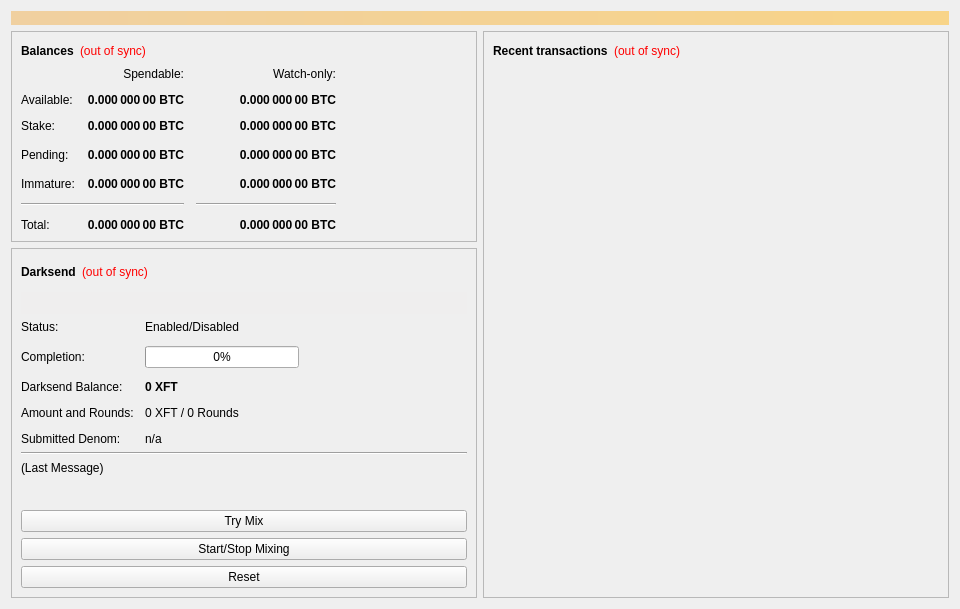
<?xml version="1.0" encoding="UTF-8"?>
<ui version="4.0">
 <class>OverviewPage</class>
 <widget class="QWidget" name="OverviewPage">
  <property name="geometry">
   <rect>
    <x>0</x>
    <y>0</y>
    <width>960</width>
    <height>594</height>
   </rect>
  </property>
  <property name="minimumSize">
   <size>
    <width>960</width>
    <height>0</height>
   </size>
  </property>
  <property name="windowTitle">
   <string>Form</string>
  </property>
  <layout class="QVBoxLayout" name="topLayout">
   <item>
    <widget class="QLabel" name="labelAlerts">
     <property name="visible">
      <bool>false</bool>
     </property>
     <property name="styleSheet">
      <string notr="true">background-color: qlineargradient(x1: 0, y1: 0, x2: 1, y2: 0, stop:0 #F0D0A0, stop:1 #F8D488); color:#000000;</string>
     </property>
     <property name="wordWrap">
      <bool>true</bool>
     </property>
     <property name="margin">
      <number>3</number>
     </property>
    </widget>
   </item>
   <item>
    <layout class="QHBoxLayout" name="horizontalLayout" stretch="1,1">
     <item>
      <layout class="QVBoxLayout" name="verticalLayout_2">
       <item>
        <widget class="QFrame" name="frame">
         <property name="frameShape">
          <enum>QFrame::StyledPanel</enum>
         </property>
         <property name="frameShadow">
          <enum>QFrame::Raised</enum>
         </property>
         <layout class="QVBoxLayout" name="verticalLayout_4">
          <item>
           <layout class="QHBoxLayout" name="horizontalLayout_4">
            <item>
             <widget class="QLabel" name="label_5">
              <property name="font">
               <font>
                <weight>75</weight>
                <bold>true</bold>
               </font>
              </property>
              <property name="text">
               <string>Balances</string>
              </property>
             </widget>
            </item>
            <item>
             <widget class="QLabel" name="labelWalletStatus">
              <property name="cursor">
               <cursorShape>WhatsThisCursor</cursorShape>
              </property>
              <property name="toolTip">
               <string>The displayed information may be out of date. Your wallet automatically synchronizes with the FootyCash network after a connection is established, but this process has not completed yet.</string>
              </property>
              <property name="styleSheet">
               <string notr="true">QLabel { color: red; }</string>
              </property>
              <property name="text">
               <string notr="true">(out of sync)</string>
              </property>
              <property name="alignment">
               <set>Qt::AlignLeading|Qt::AlignLeft|Qt::AlignVCenter</set>
              </property>
             </widget>
            </item>
            <item>
             <spacer name="horizontalSpacer_3">
              <property name="orientation">
               <enum>Qt::Horizontal</enum>
              </property>
              <property name="sizeHint" stdset="0">
               <size>
                <width>40</width>
                <height>20</height>
               </size>
              </property>
             </spacer>
            </item>
           </layout>
          </item>
          <item>
           <layout class="QGridLayout" name="gridLayout">
            <property name="spacing">
             <number>12</number>
            </property>
            <item row="3" column="2">
             <widget class="QLabel" name="labelWatchPending">
              <property name="font">
               <font>
                <weight>75</weight>
                <bold>true</bold>
               </font>
              </property>
              <property name="cursor">
               <cursorShape>IBeamCursor</cursorShape>
              </property>
              <property name="toolTip">
               <string>Unconfirmed transactions to watch-only addresses</string>
              </property>
              <property name="text">
               <string notr="true">0.000 000 00 BTC</string>
              </property>
              <property name="alignment">
               <set>Qt::AlignRight|Qt::AlignTrailing|Qt::AlignVCenter</set>
              </property>
              <property name="textInteractionFlags">
               <set>Qt::LinksAccessibleByMouse|Qt::TextSelectableByKeyboard|Qt::TextSelectableByMouse</set>
              </property>
             </widget>
            </item>
            <item row="3" column="1">
             <widget class="QLabel" name="labelUnconfirmed">
              <property name="font">
               <font>
                <weight>75</weight>
                <bold>true</bold>
               </font>
              </property>
              <property name="cursor">
               <cursorShape>IBeamCursor</cursorShape>
              </property>
              <property name="toolTip">
               <string>Total of transactions that have yet to be confirmed, and do not yet count toward the spendable balance</string>
              </property>
              <property name="text">
               <string notr="true">0.000 000 00 BTC</string>
              </property>
              <property name="alignment">
               <set>Qt::AlignRight|Qt::AlignTrailing|Qt::AlignVCenter</set>
              </property>
              <property name="textInteractionFlags">
               <set>Qt::LinksAccessibleByMouse|Qt::TextSelectableByKeyboard|Qt::TextSelectableByMouse</set>
              </property>
             </widget>
            </item>
            <item row="4" column="2">
             <widget class="QLabel" name="labelWatchImmature">
              <property name="font">
               <font>
                <weight>75</weight>
                <bold>true</bold>
               </font>
              </property>
              <property name="cursor">
               <cursorShape>IBeamCursor</cursorShape>
              </property>
              <property name="toolTip">
               <string>Mined balance in watch-only addresses that has not yet matured</string>
              </property>
              <property name="text">
               <string notr="true">0.000 000 00 BTC</string>
              </property>
              <property name="alignment">
               <set>Qt::AlignRight|Qt::AlignTrailing|Qt::AlignVCenter</set>
              </property>
              <property name="textInteractionFlags">
               <set>Qt::LinksAccessibleByMouse|Qt::TextSelectableByKeyboard|Qt::TextSelectableByMouse</set>
              </property>
             </widget>
            </item>
            <item row="5" column="0" colspan="2">
             <widget class="Line" name="lineSpendableBalance">
              <property name="orientation">
               <enum>Qt::Horizontal</enum>
              </property>
             </widget>
            </item>
            <item row="5" column="2">
             <widget class="Line" name="lineWatchBalance">
              <property name="sizePolicy">
               <sizepolicy hsizetype="Preferred" vsizetype="Fixed">
                <horstretch>0</horstretch>
                <verstretch>0</verstretch>
               </sizepolicy>
              </property>
              <property name="minimumSize">
               <size>
                <width>140</width>
                <height>0</height>
               </size>
              </property>
              <property name="orientation">
               <enum>Qt::Horizontal</enum>
              </property>
             </widget>
            </item>
            <item row="6" column="0">
             <widget class="QLabel" name="labelTotalText">
              <property name="text">
               <string>Total:</string>
              </property>
             </widget>
            </item>
            <item row="4" column="1">
             <widget class="QLabel" name="labelImmature">
              <property name="font">
               <font>
                <weight>75</weight>
                <bold>true</bold>
               </font>
              </property>
              <property name="cursor">
               <cursorShape>IBeamCursor</cursorShape>
              </property>
              <property name="toolTip">
               <string>Mined balance that has not yet matured</string>
              </property>
              <property name="text">
               <string notr="true">0.000 000 00 BTC</string>
              </property>
              <property name="alignment">
               <set>Qt::AlignRight|Qt::AlignTrailing|Qt::AlignVCenter</set>
              </property>
              <property name="textInteractionFlags">
               <set>Qt::LinksAccessibleByMouse|Qt::TextSelectableByKeyboard|Qt::TextSelectableByMouse</set>
              </property>
             </widget>
            </item>
            <item row="3" column="3">
             <spacer name="horizontalSpacer_2">
              <property name="orientation">
               <enum>Qt::Horizontal</enum>
              </property>
              <property name="sizeHint" stdset="0">
               <size>
                <width>40</width>
                <height>20</height>
               </size>
              </property>
             </spacer>
            </item>
            <item row="4" column="0">
             <widget class="QLabel" name="labelImmatureText">
              <property name="text">
               <string>Immature:</string>
              </property>
             </widget>
            </item>
            <item row="6" column="1">
             <widget class="QLabel" name="labelTotal">
              <property name="font">
               <font>
                <weight>75</weight>
                <bold>true</bold>
               </font>
              </property>
              <property name="cursor">
               <cursorShape>IBeamCursor</cursorShape>
              </property>
              <property name="toolTip">
               <string>Your current total balance</string>
              </property>
              <property name="text">
               <string notr="true">0.000 000 00 BTC</string>
              </property>
              <property name="alignment">
               <set>Qt::AlignRight|Qt::AlignTrailing|Qt::AlignVCenter</set>
              </property>
              <property name="textInteractionFlags">
               <set>Qt::LinksAccessibleByMouse|Qt::TextSelectableByKeyboard|Qt::TextSelectableByMouse</set>
              </property>
             </widget>
            </item>
            <item row="6" column="2">
             <widget class="QLabel" name="labelWatchTotal">
              <property name="font">
               <font>
                <weight>75</weight>
                <bold>true</bold>
               </font>
              </property>
              <property name="cursor">
               <cursorShape>IBeamCursor</cursorShape>
              </property>
              <property name="toolTip">
               <string>Current total balance in watch-only addresses</string>
              </property>
              <property name="text">
               <string notr="true">0.000 000 00 BTC</string>
              </property>
              <property name="alignment">
               <set>Qt::AlignRight|Qt::AlignTrailing|Qt::AlignVCenter</set>
              </property>
              <property name="textInteractionFlags">
               <set>Qt::LinksAccessibleByMouse|Qt::TextSelectableByKeyboard|Qt::TextSelectableByMouse</set>
              </property>
             </widget>
            </item>
            <item row="0" column="2">
             <widget class="QLabel" name="labelWatchonly">
              <property name="text">
               <string>Watch-only:</string>
              </property>
              <property name="alignment">
               <set>Qt::AlignRight|Qt::AlignTrailing|Qt::AlignVCenter</set>
              </property>
             </widget>
            </item>
            <item row="1" column="0">
             <widget class="QLabel" name="labelBalanceText">
              <property name="text">
               <string>Available:</string>
              </property>
             </widget>
            </item>
            <item row="1" column="1">
             <widget class="QLabel" name="labelBalance">
              <property name="font">
               <font>
                <weight>75</weight>
                <bold>true</bold>
               </font>
              </property>
              <property name="cursor">
               <cursorShape>IBeamCursor</cursorShape>
              </property>
              <property name="toolTip">
               <string>Your current spendable balance</string>
              </property>
              <property name="text">
               <string notr="true">0.000 000 00 BTC</string>
              </property>
              <property name="alignment">
               <set>Qt::AlignRight|Qt::AlignTrailing|Qt::AlignVCenter</set>
              </property>
              <property name="textInteractionFlags">
               <set>Qt::LinksAccessibleByMouse|Qt::TextSelectableByKeyboard|Qt::TextSelectableByMouse</set>
              </property>
             </widget>
            </item>
            <item row="2" column="0">
             <widget class="QLabel" name="label_10">
              <property name="text">
               <string>Stake:</string>
              </property>
             </widget>
            </item>
            <item row="2" column="1">
             <widget class="QLabel" name="labelStake">
              <property name="font">
               <font>
                <weight>75</weight>
                <bold>true</bold>
               </font>
              </property>
              <property name="cursor">
               <cursorShape>IBeamCursor</cursorShape>
              </property>
              <property name="toolTip">
               <string>Total of coins that was staked, and do not yet count toward the current balance</string>
              </property>
              <property name="text">
               <string notr="true">0.000 000 00 BTC</string>
              </property>
              <property name="alignment">
               <set>Qt::AlignRight|Qt::AlignTrailing|Qt::AlignVCenter</set>
              </property>
              <property name="textInteractionFlags">
               <set>Qt::LinksAccessibleByMouse|Qt::TextSelectableByKeyboard|Qt::TextSelectableByMouse</set>
              </property>
             </widget>
            </item>
            <item row="2" column="2">
             <widget class="QLabel" name="labelWatchStake">
              <property name="font">
               <font>
                <weight>75</weight>
                <bold>true</bold>
               </font>
              </property>
              <property name="cursor">
               <cursorShape>IBeamCursor</cursorShape>
              </property>
              <property name="toolTip">
               <string>Total of coins that was staked in watch-only addresses, and do not yet count toward the current watch-only balance</string>
              </property>
              <property name="text">
               <string notr="true">0.000 000 00 BTC</string>
              </property>
              <property name="alignment">
               <set>Qt::AlignRight|Qt::AlignTrailing|Qt::AlignVCenter</set>
              </property>
              <property name="textInteractionFlags">
               <set>Qt::LinksAccessibleByMouse|Qt::TextSelectableByKeyboard|Qt::TextSelectableByMouse</set>
              </property>
             </widget>
            </item>
            <item row="1" column="2">
             <widget class="QLabel" name="labelWatchAvailable">
              <property name="font">
               <font>
                <weight>75</weight>
                <bold>true</bold>
               </font>
              </property>
              <property name="cursor">
               <cursorShape>IBeamCursor</cursorShape>
              </property>
              <property name="toolTip">
               <string>Your current balance in watch-only addresses</string>
              </property>
              <property name="text">
               <string notr="true">0.000 000 00 BTC</string>
              </property>
              <property name="alignment">
               <set>Qt::AlignRight|Qt::AlignTrailing|Qt::AlignVCenter</set>
              </property>
              <property name="textInteractionFlags">
               <set>Qt::LinksAccessibleByMouse|Qt::TextSelectableByKeyboard|Qt::TextSelectableByMouse</set>
              </property>
             </widget>
            </item>
            <item row="3" column="0">
             <widget class="QLabel" name="labelPendingText">
              <property name="text">
               <string>Pending:</string>
              </property>
             </widget>
            </item>
            <item row="0" column="1">
             <widget class="QLabel" name="labelSpendable">
              <property name="text">
               <string>Spendable:</string>
              </property>
              <property name="alignment">
               <set>Qt::AlignRight|Qt::AlignTrailing|Qt::AlignVCenter</set>
              </property>
             </widget>
            </item>
           </layout>
          </item>
         </layout>
        </widget>
       </item>
       <item>
        <widget class="QFrame" name="frameDarksend">
         <property name="sizePolicy">
          <sizepolicy hsizetype="Expanding" vsizetype="Expanding">
           <horstretch>0</horstretch>
           <verstretch>0</verstretch>
          </sizepolicy>
         </property>
         <property name="minimumSize">
          <size>
           <width>0</width>
           <height>350</height>
          </size>
         </property>
         <property name="layoutDirection">
          <enum>Qt::LeftToRight</enum>
         </property>
         <property name="frameShape">
          <enum>QFrame::StyledPanel</enum>
         </property>
         <property name="frameShadow">
          <enum>QFrame::Raised</enum>
         </property>
         <layout class="QVBoxLayout" name="verticalLayout_5">
          <item>
           <layout class="QHBoxLayout" name="horizontalLayout_5">
            <item>
             <widget class="QLabel" name="label_2">
              <property name="font">
               <font>
                <weight>75</weight>
                <bold>true</bold>
               </font>
              </property>
              <property name="text">
               <string>Darksend</string>
              </property>
             </widget>
            </item>
            <item>
             <widget class="QLabel" name="labelDarksendSyncStatus">
              <property name="toolTip">
               <string>The displayed information may be out of date. Your wallet automatically synchronizes with the FootyCash network after a connection is established, but this process has not completed yet.</string>
              </property>
              <property name="styleSheet">
               <string notr="true">QLabel { color: red; }</string>
              </property>
              <property name="text">
               <string notr="true">(out of sync)</string>
              </property>
              <property name="alignment">
               <set>Qt::AlignLeading|Qt::AlignLeft|Qt::AlignVCenter</set>
              </property>
             </widget>
            </item>
            <item>
             <spacer name="horizontalSpacer_4">
              <property name="orientation">
               <enum>Qt::Horizontal</enum>
              </property>
              <property name="sizeHint" stdset="0">
               <size>
                <width>40</width>
                <height>20</height>
               </size>
              </property>
             </spacer>
            </item>
           </layout>
          </item>
          <item>
           <widget class="QPushButton" name="runAutoDenom">
            <property name="palette">
             <palette>
              <active>
               <colorrole role="WindowText">
                <brush brushstyle="SolidPattern">
                 <color alpha="255">
                  <red>0</red>
                  <green>0</green>
                  <blue>0</blue>
                 </color>
                </brush>
               </colorrole>
               <colorrole role="Button">
                <brush brushstyle="SolidPattern">
                 <color alpha="255">
                  <red>239</red>
                  <green>238</green>
                  <blue>238</blue>
                 </color>
                </brush>
               </colorrole>
               <colorrole role="Light">
                <brush brushstyle="SolidPattern">
                 <color alpha="255">
                  <red>255</red>
                  <green>255</green>
                  <blue>255</blue>
                 </color>
                </brush>
               </colorrole>
               <colorrole role="Midlight">
                <brush brushstyle="SolidPattern">
                 <color alpha="255">
                  <red>247</red>
                  <green>246</green>
                  <blue>246</blue>
                 </color>
                </brush>
               </colorrole>
               <colorrole role="Dark">
                <brush brushstyle="SolidPattern">
                 <color alpha="255">
                  <red>119</red>
                  <green>119</green>
                  <blue>119</blue>
                 </color>
                </brush>
               </colorrole>
               <colorrole role="Mid">
                <brush brushstyle="SolidPattern">
                 <color alpha="255">
                  <red>159</red>
                  <green>159</green>
                  <blue>159</blue>
                 </color>
                </brush>
               </colorrole>
               <colorrole role="Text">
                <brush brushstyle="SolidPattern">
                 <color alpha="255">
                  <red>0</red>
                  <green>0</green>
                  <blue>0</blue>
                 </color>
                </brush>
               </colorrole>
               <colorrole role="BrightText">
                <brush brushstyle="SolidPattern">
                 <color alpha="255">
                  <red>255</red>
                  <green>255</green>
                  <blue>255</blue>
                 </color>
                </brush>
               </colorrole>
               <colorrole role="ButtonText">
                <brush brushstyle="SolidPattern">
                 <color alpha="255">
                  <red>0</red>
                  <green>0</green>
                  <blue>0</blue>
                 </color>
                </brush>
               </colorrole>
               <colorrole role="Base">
                <brush brushstyle="SolidPattern">
                 <color alpha="255">
                  <red>255</red>
                  <green>255</green>
                  <blue>255</blue>
                 </color>
                </brush>
               </colorrole>
               <colorrole role="Window">
                <brush brushstyle="SolidPattern">
                 <color alpha="255">
                  <red>239</red>
                  <green>238</green>
                  <blue>238</blue>
                 </color>
                </brush>
               </colorrole>
               <colorrole role="Shadow">
                <brush brushstyle="SolidPattern">
                 <color alpha="255">
                  <red>0</red>
                  <green>0</green>
                  <blue>0</blue>
                 </color>
                </brush>
               </colorrole>
               <colorrole role="AlternateBase">
                <brush brushstyle="SolidPattern">
                 <color alpha="255">
                  <red>247</red>
                  <green>246</green>
                  <blue>246</blue>
                 </color>
                </brush>
               </colorrole>
               <colorrole role="ToolTipBase">
                <brush brushstyle="SolidPattern">
                 <color alpha="255">
                  <red>255</red>
                  <green>255</green>
                  <blue>220</blue>
                 </color>
                </brush>
               </colorrole>
               <colorrole role="ToolTipText">
                <brush brushstyle="SolidPattern">
                 <color alpha="255">
                  <red>0</red>
                  <green>0</green>
                  <blue>0</blue>
                 </color>
                </brush>
               </colorrole>
              </active>
              <inactive>
               <colorrole role="WindowText">
                <brush brushstyle="SolidPattern">
                 <color alpha="255">
                  <red>0</red>
                  <green>0</green>
                  <blue>0</blue>
                 </color>
                </brush>
               </colorrole>
               <colorrole role="Button">
                <brush brushstyle="SolidPattern">
                 <color alpha="255">
                  <red>239</red>
                  <green>238</green>
                  <blue>238</blue>
                 </color>
                </brush>
               </colorrole>
               <colorrole role="Light">
                <brush brushstyle="SolidPattern">
                 <color alpha="255">
                  <red>255</red>
                  <green>255</green>
                  <blue>255</blue>
                 </color>
                </brush>
               </colorrole>
               <colorrole role="Midlight">
                <brush brushstyle="SolidPattern">
                 <color alpha="255">
                  <red>247</red>
                  <green>246</green>
                  <blue>246</blue>
                 </color>
                </brush>
               </colorrole>
               <colorrole role="Dark">
                <brush brushstyle="SolidPattern">
                 <color alpha="255">
                  <red>119</red>
                  <green>119</green>
                  <blue>119</blue>
                 </color>
                </brush>
               </colorrole>
               <colorrole role="Mid">
                <brush brushstyle="SolidPattern">
                 <color alpha="255">
                  <red>159</red>
                  <green>159</green>
                  <blue>159</blue>
                 </color>
                </brush>
               </colorrole>
               <colorrole role="Text">
                <brush brushstyle="SolidPattern">
                 <color alpha="255">
                  <red>0</red>
                  <green>0</green>
                  <blue>0</blue>
                 </color>
                </brush>
               </colorrole>
               <colorrole role="BrightText">
                <brush brushstyle="SolidPattern">
                 <color alpha="255">
                  <red>255</red>
                  <green>255</green>
                  <blue>255</blue>
                 </color>
                </brush>
               </colorrole>
               <colorrole role="ButtonText">
                <brush brushstyle="SolidPattern">
                 <color alpha="255">
                  <red>0</red>
                  <green>0</green>
                  <blue>0</blue>
                 </color>
                </brush>
               </colorrole>
               <colorrole role="Base">
                <brush brushstyle="SolidPattern">
                 <color alpha="255">
                  <red>255</red>
                  <green>255</green>
                  <blue>255</blue>
                 </color>
                </brush>
               </colorrole>
               <colorrole role="Window">
                <brush brushstyle="SolidPattern">
                 <color alpha="255">
                  <red>239</red>
                  <green>238</green>
                  <blue>238</blue>
                 </color>
                </brush>
               </colorrole>
               <colorrole role="Shadow">
                <brush brushstyle="SolidPattern">
                 <color alpha="255">
                  <red>0</red>
                  <green>0</green>
                  <blue>0</blue>
                 </color>
                </brush>
               </colorrole>
               <colorrole role="AlternateBase">
                <brush brushstyle="SolidPattern">
                 <color alpha="255">
                  <red>247</red>
                  <green>246</green>
                  <blue>246</blue>
                 </color>
                </brush>
               </colorrole>
               <colorrole role="ToolTipBase">
                <brush brushstyle="SolidPattern">
                 <color alpha="255">
                  <red>255</red>
                  <green>255</green>
                  <blue>220</blue>
                 </color>
                </brush>
               </colorrole>
               <colorrole role="ToolTipText">
                <brush brushstyle="SolidPattern">
                 <color alpha="255">
                  <red>0</red>
                  <green>0</green>
                  <blue>0</blue>
                 </color>
                </brush>
               </colorrole>
              </inactive>
              <disabled>
               <colorrole role="WindowText">
                <brush brushstyle="SolidPattern">
                 <color alpha="255">
                  <red>119</red>
                  <green>119</green>
                  <blue>119</blue>
                 </color>
                </brush>
               </colorrole>
               <colorrole role="Button">
                <brush brushstyle="SolidPattern">
                 <color alpha="255">
                  <red>239</red>
                  <green>238</green>
                  <blue>238</blue>
                 </color>
                </brush>
               </colorrole>
               <colorrole role="Light">
                <brush brushstyle="SolidPattern">
                 <color alpha="255">
                  <red>255</red>
                  <green>255</green>
                  <blue>255</blue>
                 </color>
                </brush>
               </colorrole>
               <colorrole role="Midlight">
                <brush brushstyle="SolidPattern">
                 <color alpha="255">
                  <red>247</red>
                  <green>246</green>
                  <blue>246</blue>
                 </color>
                </brush>
               </colorrole>
               <colorrole role="Dark">
                <brush brushstyle="SolidPattern">
                 <color alpha="255">
                  <red>119</red>
                  <green>119</green>
                  <blue>119</blue>
                 </color>
                </brush>
               </colorrole>
               <colorrole role="Mid">
                <brush brushstyle="SolidPattern">
                 <color alpha="255">
                  <red>159</red>
                  <green>159</green>
                  <blue>159</blue>
                 </color>
                </brush>
               </colorrole>
               <colorrole role="Text">
                <brush brushstyle="SolidPattern">
                 <color alpha="255">
                  <red>119</red>
                  <green>119</green>
                  <blue>119</blue>
                 </color>
                </brush>
               </colorrole>
               <colorrole role="BrightText">
                <brush brushstyle="SolidPattern">
                 <color alpha="255">
                  <red>255</red>
                  <green>255</green>
                  <blue>255</blue>
                 </color>
                </brush>
               </colorrole>
               <colorrole role="ButtonText">
                <brush brushstyle="SolidPattern">
                 <color alpha="255">
                  <red>119</red>
                  <green>119</green>
                  <blue>119</blue>
                 </color>
                </brush>
               </colorrole>
               <colorrole role="Base">
                <brush brushstyle="SolidPattern">
                 <color alpha="255">
                  <red>239</red>
                  <green>238</green>
                  <blue>238</blue>
                 </color>
                </brush>
               </colorrole>
               <colorrole role="Window">
                <brush brushstyle="SolidPattern">
                 <color alpha="255">
                  <red>239</red>
                  <green>238</green>
                  <blue>238</blue>
                 </color>
                </brush>
               </colorrole>
               <colorrole role="Shadow">
                <brush brushstyle="SolidPattern">
                 <color alpha="255">
                  <red>0</red>
                  <green>0</green>
                  <blue>0</blue>
                 </color>
                </brush>
               </colorrole>
               <colorrole role="AlternateBase">
                <brush brushstyle="SolidPattern">
                 <color alpha="255">
                  <red>239</red>
                  <green>238</green>
                  <blue>238</blue>
                 </color>
                </brush>
               </colorrole>
               <colorrole role="ToolTipBase">
                <brush brushstyle="SolidPattern">
                 <color alpha="255">
                  <red>255</red>
                  <green>255</green>
                  <blue>220</blue>
                 </color>
                </brush>
               </colorrole>
               <colorrole role="ToolTipText">
                <brush brushstyle="SolidPattern">
                 <color alpha="255">
                  <red>0</red>
                  <green>0</green>
                  <blue>0</blue>
                 </color>
                </brush>
               </colorrole>
              </disabled>
             </palette>
            </property>
            <property name="focusPolicy">
             <enum>Qt::NoFocus</enum>
            </property>
            <property name="autoFillBackground">
             <bool>true</bool>
            </property>
            <property name="text">
             <string/>
            </property>
            <property name="flat">
             <bool>true</bool>
            </property>
           </widget>
          </item>
          <item>
           <layout class="QFormLayout" name="formLayout">
            <property name="fieldGrowthPolicy">
             <enum>QFormLayout::AllNonFixedFieldsGrow</enum>
            </property>
            <property name="horizontalSpacing">
             <number>11</number>
            </property>
            <property name="verticalSpacing">
             <number>12</number>
            </property>
            <item row="0" column="0">
             <widget class="QLabel" name="label_6">
              <property name="text">
               <string>Status:</string>
              </property>
             </widget>
            </item>
            <item row="1" column="0">
             <widget class="QLabel" name="label_7">
              <property name="text">
               <string>Completion:</string>
              </property>
             </widget>
            </item>
            <item row="1" column="1">
             <widget class="QProgressBar" name="darksendProgress">
              <property name="maximumSize">
               <size>
                <width>154</width>
                <height>16777215</height>
               </size>
              </property>
              <property name="value">
               <number>0</number>
              </property>
             </widget>
            </item>
            <item row="3" column="0">
             <widget class="QLabel" name="labelAnonymizedText">
              <property name="text">
               <string>Darksend Balance:</string>
              </property>
             </widget>
            </item>
            <item row="3" column="1">
             <widget class="QLabel" name="labelAnonymized">
              <property name="font">
               <font>
                <weight>75</weight>
                <bold>true</bold>
               </font>
              </property>
              <property name="text">
               <string notr="true">0 XFT</string>
              </property>
             </widget>
            </item>
            <item row="4" column="0">
             <widget class="QLabel" name="label_8">
              <property name="text">
               <string>Amount and Rounds:</string>
              </property>
             </widget>
            </item>
            <item row="4" column="1">
             <widget class="QLabel" name="labelAmountRounds">
              <property name="text">
               <string>0 XFT / 0 Rounds</string>
              </property>
             </widget>
            </item>
            <item row="5" column="0">
             <widget class="QLabel" name="label_9">
              <property name="text">
               <string>Submitted Denom:</string>
              </property>
             </widget>
            </item>
            <item row="5" column="1">
             <widget class="QLabel" name="labelSubmittedDenom">
              <property name="toolTip">
               <string>The denominations you submitted to the Masternode.&lt;br&gt;To mix, other users must submit the exact same denominations.</string>
              </property>
              <property name="text">
               <string>n/a</string>
              </property>
             </widget>
            </item>
            <item row="0" column="1">
             <widget class="QLabel" name="darksendEnabled">
              <property name="text">
               <string>Enabled/Disabled</string>
              </property>
             </widget>
            </item>
           </layout>
          </item>
          <item>
           <widget class="Line" name="lineLastMessage">
            <property name="orientation">
             <enum>Qt::Horizontal</enum>
            </property>
           </widget>
          </item>
          <item>
           <widget class="QLabel" name="darksendStatus">
            <property name="minimumSize">
             <size>
              <width>288</width>
              <height>43</height>
             </size>
            </property>
            <property name="text">
             <string>(Last Message)</string>
            </property>
            <property name="alignment">
             <set>Qt::AlignLeading|Qt::AlignLeft|Qt::AlignTop</set>
            </property>
            <property name="wordWrap">
             <bool>true</bool>
            </property>
           </widget>
          </item>
          <item>
           <widget class="QPushButton" name="darksendAuto">
            <property name="sizePolicy">
             <sizepolicy hsizetype="MinimumExpanding" vsizetype="Fixed">
              <horstretch>0</horstretch>
              <verstretch>0</verstretch>
             </sizepolicy>
            </property>
            <property name="toolTip">
             <string>Try to manually submit a Darksend request.</string>
            </property>
            <property name="text">
             <string>Try Mix</string>
            </property>
           </widget>
          </item>
          <item>
           <widget class="QPushButton" name="toggleDarksend">
            <property name="sizePolicy">
             <sizepolicy hsizetype="MinimumExpanding" vsizetype="Fixed">
              <horstretch>0</horstretch>
              <verstretch>0</verstretch>
             </sizepolicy>
            </property>
            <property name="text">
             <string>Start/Stop Mixing</string>
            </property>
           </widget>
          </item>
          <item>
           <widget class="QPushButton" name="darksendReset">
            <property name="sizePolicy">
             <sizepolicy hsizetype="MinimumExpanding" vsizetype="Fixed">
              <horstretch>0</horstretch>
              <verstretch>0</verstretch>
             </sizepolicy>
            </property>
            <property name="toolTip">
             <string>Reset the current status of Darksend (can interrupt Darksend if it's in the process of Mixing, which can cost you money!)</string>
            </property>
            <property name="autoFillBackground">
             <bool>false</bool>
            </property>
            <property name="text">
             <string>Reset</string>
            </property>
           </widget>
          </item>
         </layout>
        </widget>
       </item>
       <item>
        <spacer name="verticalSpacer">
         <property name="orientation">
          <enum>Qt::Vertical</enum>
         </property>
         <property name="sizeHint" stdset="0">
          <size>
           <width>20</width>
           <height>40</height>
          </size>
         </property>
        </spacer>
       </item>
      </layout>
     </item>
     <item>
      <layout class="QVBoxLayout" name="verticalLayout_3">
       <item>
        <widget class="QFrame" name="frame_2">
         <property name="frameShape">
          <enum>QFrame::StyledPanel</enum>
         </property>
         <property name="frameShadow">
          <enum>QFrame::Raised</enum>
         </property>
         <layout class="QVBoxLayout" name="verticalLayout">
          <item>
           <layout class="QHBoxLayout" name="horizontalLayout_2">
            <item>
             <widget class="QLabel" name="label_4">
              <property name="font">
               <font>
                <weight>75</weight>
                <bold>true</bold>
               </font>
              </property>
              <property name="text">
               <string>Recent transactions</string>
              </property>
             </widget>
            </item>
            <item>
             <widget class="QLabel" name="labelTransactionsStatus">
              <property name="cursor">
               <cursorShape>WhatsThisCursor</cursorShape>
              </property>
              <property name="toolTip">
               <string>The displayed information may be out of date. Your wallet automatically synchronizes with the FootyCash network after a connection is established, but this process has not completed yet.</string>
              </property>
              <property name="styleSheet">
               <string notr="true">QLabel { color: red; }</string>
              </property>
              <property name="text">
               <string notr="true">(out of sync)</string>
              </property>
              <property name="alignment">
               <set>Qt::AlignRight|Qt::AlignTrailing|Qt::AlignVCenter</set>
              </property>
             </widget>
            </item>
            <item>
             <spacer name="horizontalSpacer">
              <property name="orientation">
               <enum>Qt::Horizontal</enum>
              </property>
              <property name="sizeHint" stdset="0">
               <size>
                <width>40</width>
                <height>20</height>
               </size>
              </property>
             </spacer>
            </item>
           </layout>
          </item>
          <item>
           <widget class="QListView" name="listTransactions">
            <property name="styleSheet">
             <string notr="true">QListView { background: transparent; }</string>
            </property>
            <property name="frameShape">
             <enum>QFrame::NoFrame</enum>
            </property>
            <property name="verticalScrollBarPolicy">
             <enum>Qt::ScrollBarAlwaysOff</enum>
            </property>
            <property name="horizontalScrollBarPolicy">
             <enum>Qt::ScrollBarAlwaysOff</enum>
            </property>
            <property name="selectionMode">
             <enum>QAbstractItemView::NoSelection</enum>
            </property>
           </widget>
          </item>
         </layout>
        </widget>
       </item>
      </layout>
     </item>
    </layout>
   </item>
  </layout>
 </widget>
 <resources/>
 <connections/>
</ui>
